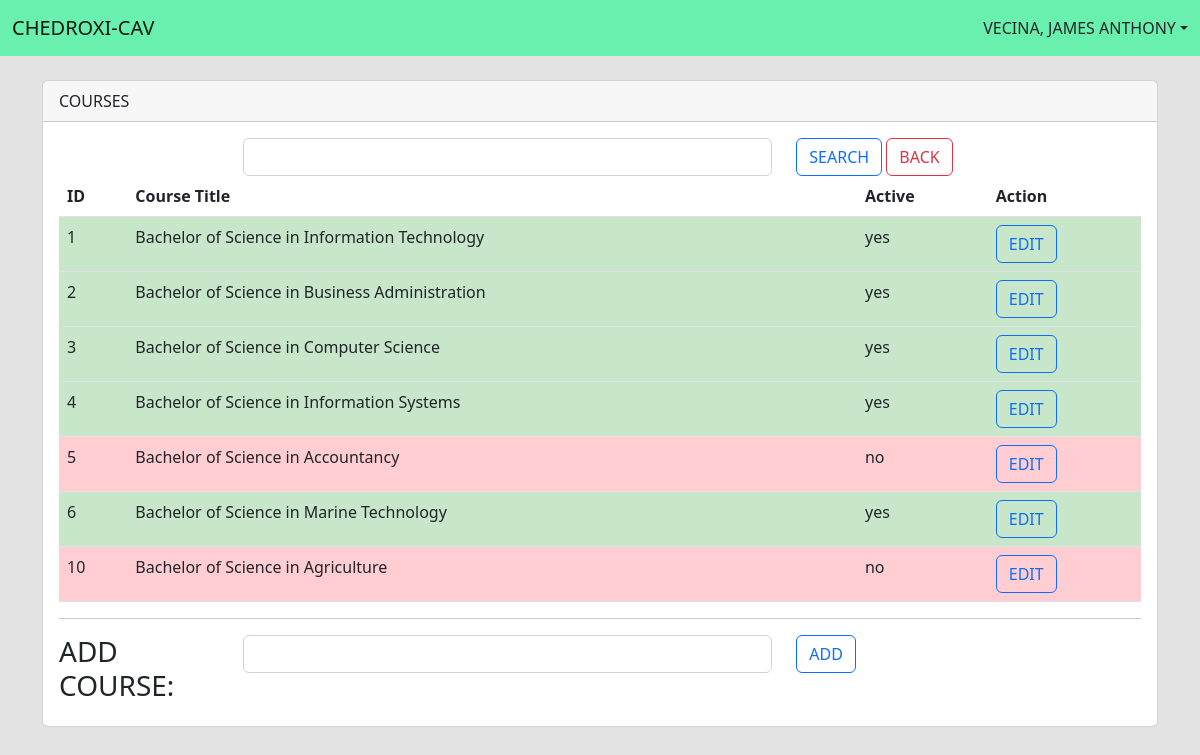
The page /pages/client/pages/viewCourses.php (signed in) on the database its author committed.
### tables this page shows
CREATE TABLE `tbl_users` (
  `userID` int(11) NOT NULL,
  `lastname` varchar(30) NOT NULL,
  `firstname` varchar(50) NOT NULL,
  `username` varchar(30) NOT NULL,
  `password` varchar(30) NOT NULL,
  `roleID` int(11) NOT NULL,
  `picture` blob DEFAULT NULL,
  `active` varchar(3) NOT NULL
);

CREATE TABLE `tbl_courses` (
  `courseID` int(11) NOT NULL,
  `schoolID` int(11) NOT NULL,
  `courseTitle` varchar(30) NOT NULL,
  `courseDesc` varchar(50) NOT NULL,
  `active` varchar(3) NOT NULL
);

### pages/client/pages/viewCourses.php (the view, shortened to what this page needs)
<?php
include "../../../modules/dbconnection.php";
$UID = $_SESSION['UID'];
$sql = "select * from tbl_users where userID='$UID' limit 1";
$result = mysqli_query($connection,$sql);
$fetch=mysqli_fetch_assoc($result);
$user = $fetch['lastname'] . ', ' . $fetch['firstname'];
$search = $_GET['search'];
$sql2 = "select courseid,coursedesc,a.active,c.schoolid from tbl_courses a inner join tbl_schools b inner join tbl_user_school c where a.schoolid=b.schoolid and b.schoolid=c.schoolid and c.userid=$UID and coursedesc like '%$search%'";
$result2 = mysqli_query($connection,$sql2);
?>
<!doctype html>
<html>
    <head>
        <link href="../../../src/css/bootstrap.min.css" rel="stylesheet">
    </head>
    <body class="body-bg">
        <nav class="navbar fixed-top" style="background-color: #69F0AE;">
            <div class="container-fluid">
                <a class="navbar-brand">CHEDROXI-CAV</a>
                <li class="nav-item dropdown d-flex">
                    <a class="nav-link dropdown-toggle" href="#" role="button" data-bs-toggle="dropdown" aria-expanded="false"><?= $user ?></a>
                </li>
            </div>
        </nav>
        <div class="container">
            <div class="card">
                <div class="card-header">COURSES</div>
                <div class="card-body">
                    <form method="post" action="../../../modules/client-viewcourses-route.php">
                    <div class="row">
                        <div class="col-2"></div>
                        <div class="col-6">
                            <input type="text" class="form-control" name="search">
                        </div>
                        <div class="col-3">
                            <input type="submit" class="btn btn-outline-primary" value="SEARCH"> <a href="../index.php" class="btn btn-outline-danger">BACK</a>
                        </div>
                    </div>
                </form>
                <table class="table">
                    <thead>
                        <tr>
                            <th>ID</th>
                            <th>Course Title</th>
                            <th>Active</th>
                            <th>Action</th>
                        </tr>
                    </thead>
                    <tbody>
                        <?php while($fetch2=mysqli_fetch_assoc($result2)) { $schoolid=$fetch2['schoolid'] ?>
                            <tr <?php if($fetch2['active']=='yes') {echo "style='background-color:#C8E6C9;'";} else {echo "style='background-color:#FFCDD2;'";} ?>>
                                <td><?=$fetch2['courseid']?></td>
                                <td><?=$fetch2['coursedesc']?></td>
                                <td><?=$fetch2['active']?></td>
                                <td><a href="editCourse.php?id=<?=$fetch2['courseid']?>" class="btn btn-outline-primary">EDIT</a></td>
                            </tr>
                        <?php } ?>
                    </tbody>
                </table>
                <hr>
                    <form method="post" action="../../../modules/addCourse.php">
                        <div class="row">
                            <div class="col-2">
                                <h3>ADD COURSE:</h3>
                            </div>
                            <div class="col-6">
                                <input type="text" class="form-control" name="coursedesc" required>
                            </div>
                            <div class="col-3">
                                <input type="submit" class="btn btn-outline-primary" value="ADD">
                            </div>
                        </div>
                    </form>
                </div>
            </div>
        </div>
    </body>
</html>

### pages/client/pages/viewCourses.php (style rules this page uses)
.container { margin-top: 80px; margin-bottom: 50px; }
.body-bg { background-color:#E0E0E0E0; }

### rows shown on the page
tbl_users: user "VECINA, JAMES ANTHONY"
tbl_courses: courseID "1", courseDesc "Bachelor of Science in Information Technology", active "yes"
tbl_courses: courseID "2", courseDesc "Bachelor of Science in Business Administration", active "yes"
tbl_courses: courseID "3", courseDesc "Bachelor of Science in Computer Science", active "yes"
tbl_courses: courseID "4", courseDesc "Bachelor of Science in Information Systems", active "yes"
tbl_courses: courseID "5", courseDesc "Bachelor of Science in Accountancy", active "no"
tbl_courses: courseID "6", courseDesc "Bachelor of Science in Marine Technology", active "yes"
tbl_courses: courseID "10", courseDesc "Bachelor of Science in Agriculture", active "no"
